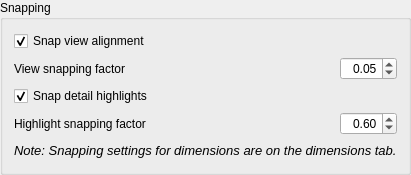
    <widget class="QGroupBox" name="groupBox">
     <property name="sizePolicy">
      <sizepolicy hsizetype="Expanding" vsizetype="Minimum">
       <horstretch>0</horstretch>
       <verstretch>0</verstretch>
      </sizepolicy>
     </property>
     <property name="title">
      <string>Snapping</string>
     </property>
     <layout class="QVBoxLayout" name="verticalLayout_9">
      <item>
       <layout class="QGridLayout" name="gridLayout_8" columnstretch="1,0,0">
        <item row="1" column="2">
         <widget class="Gui::PrefDoubleSpinBox" name="psb_SnapFactor">
          <property name="toolTip">
           <string>Snaps a view into its aligned position when it is within this fraction of the view size from the alignment target.</string>
          </property>
          <property name="alignment">
           <set>Qt::AlignmentFlag::AlignRight|Qt::AlignmentFlag::AlignTrailing|Qt::AlignmentFlag::AlignVCenter</set>
          </property>
          <property name="value">
           <double>0.050000000000000</double>
          </property>
          <property name="prefEntry" stdset="0">
           <cstring>SnapLimitFactor</cstring>
          </property>
          <property name="prefPath" stdset="0">
           <cstring>/Mod/TechDraw/General</cstring>
          </property>
         </widget>
        </item>
        <item row="3" column="0">
         <widget class="QLabel" name="label_14">
          <property name="text">
           <string>Highlight snapping factor</string>
          </property>
         </widget>
        </item>
        <item row="0" column="0">
         <widget class="Gui::PrefCheckBox" name="cb_SnapViews">
          <property name="toolTip">
           <string>Snaps views into alignment when being dragged</string>
          </property>
          <property name="text">
           <string>Snap view alignment</string>
          </property>
          <property name="checked">
           <bool>true</bool>
          </property>
          <property name="prefEntry" stdset="0">
           <cstring>SnapViews</cstring>
          </property>
          <property name="prefPath" stdset="0">
           <cstring>/Mod/TechDraw/General</cstring>
          </property>
         </widget>
        </item>
        <item row="2" column="0">
         <widget class="Gui::PrefCheckBox" name="cb_SnapHighlights">
          <property name="toolTip">
           <string>Check this box if you want detail view highlights to snap to the nearest vertex when dragging.</string>
          </property>
          <property name="text">
           <string>Snap detail highlights</string>
          </property>
          <property name="checked">
           <bool>true</bool>
          </property>
          <property name="prefEntry" stdset="0">
           <cstring>SnapHighlights</cstring>
          </property>
          <property name="prefPath" stdset="0">
           <cstring>/Mod/TechDraw/General</cstring>
          </property>
         </widget>
        </item>
        <item row="1" column="0">
         <widget class="QLabel" name="label_3">
          <property name="text">
           <string>View snapping factor</string>
          </property>
         </widget>
        </item>
        <item row="3" column="2">
         <widget class="Gui::PrefDoubleSpinBox" name="psb_HighlightSnapFactor">
          <property name="toolTip">
           <string>Controls the snap radius for highlights. Vertex must be within this factor times the highlight size to be a snap target.</string>
          </property>
          <property name="alignment">
           <set>Qt::AlignmentFlag::AlignRight|Qt::AlignmentFlag::AlignTrailing|Qt::AlignmentFlag::AlignVCenter</set>
          </property>
          <property name="value">
           <double>0.600000000000000</double>
          </property>
          <property name="prefEntry" stdset="0">
           <cstring>DetailSnapRadius</cstring>
          </property>
          <property name="prefPath" stdset="0">
           <cstring>/Mod/TechDraw/General</cstring>
          </property>
         </widget>
        </item>
        <item row="1" column="1">
         <spacer name="horizontalSpacer_4">
          <property name="orientation">
           <enum>Qt::Orientation::Horizontal</enum>
          </property>
          <property name="sizeHint" stdset="0">
           <size>
            <width>40</width>
            <height>20</height>
           </size>
          </property>
         </spacer>
        </item>
       </layout>
      </item>
      <item>
       <layout class="QHBoxLayout" name="horizontalLayout">
        <item>
         <widget class="QLabel" name="label_16">
          <property name="sizePolicy">
           <sizepolicy hsizetype="Preferred" vsizetype="Minimum">
            <horstretch>0</horstretch>
            <verstretch>0</verstretch>
           </sizepolicy>
          </property>
          <property name="minimumSize">
           <size>
            <width>0</width>
            <height>20</height>
           </size>
          </property>
          <property name="font">
           <font>
            <pointsize>10</pointsize>
            <italic>true</italic>
           </font>
          </property>
          <property name="text">
           <string>&lt;html&gt;&lt;head/&gt;&lt;body&gt;&lt;p&gt;Note: Snapping settings for dimensions are on the dimensions tab.&lt;/p&gt;&lt;/body&gt;&lt;/html&gt;</string>
          </property>
         </widget>
        </item>
       </layout>
      </item>
     </layout>
    </widget>
